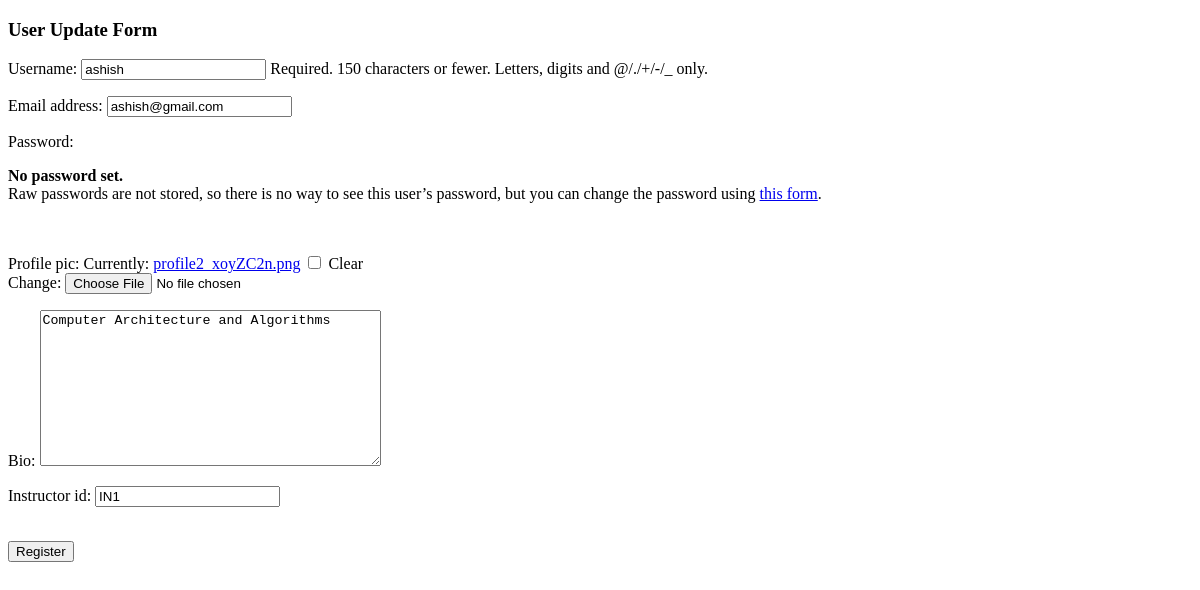
The page /instructor/update/ (signed in) on the database as committed earlier.
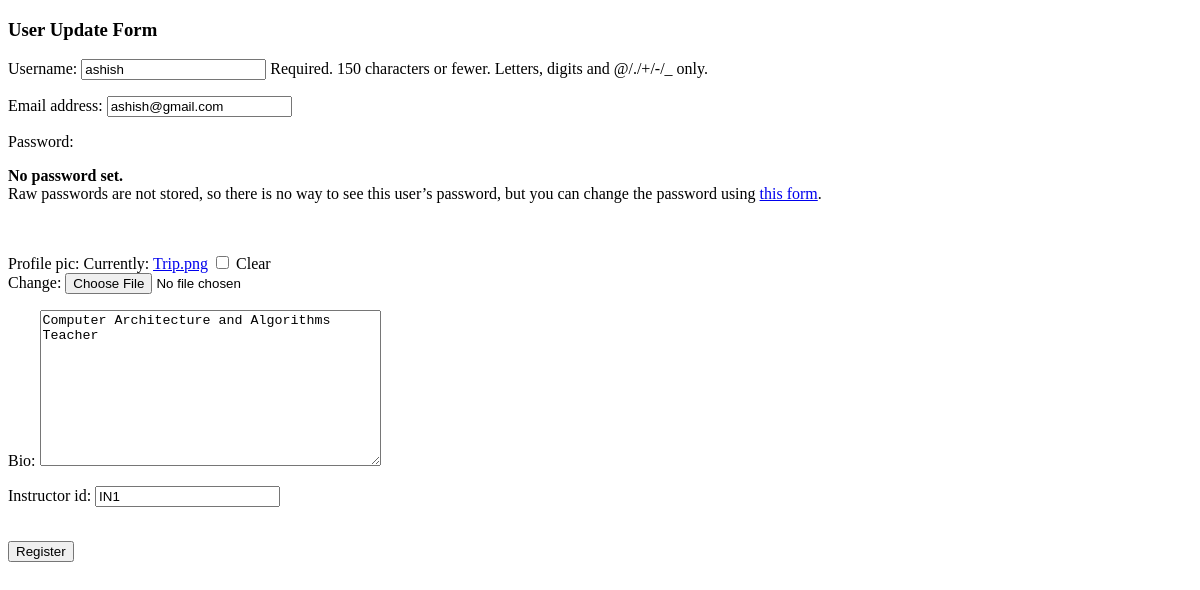
The same page on the database as committed later.
### Instructors/models.py (models this page shows, shortened)
class Instructor(models.Model):
    user = models.OneToOneField(User, on_delete=models.CASCADE, null=True,)
    bio = models.TextField(max_length=500, blank=True)
    instructor_id = models.CharField(max_length=20)
    profile_pic = models.ImageField(null=True, blank=True)

### Instructors/views.py (the view)
# urls.py: path('update/', instructor_update, name='update_instructor')
@login_required(login_url='/login/')
def instructor_update(request):
  if request.method == 'POST':
    form_user = UserUpdateForm(request.POST, instance=request.user)
    form_instructor = InstructorRegisterForm(request.POST, request.FILES, instance=request.user.instructor)
    if form_user.is_valid() and form_instructor.is_valid():
      user = form_user.save()
      instructor = form_instructor.save()
      return HttpResponse('Instructor save is successful')
  else:
    form1 = UserUpdateForm(instance=request.user)
    form2 = InstructorRegisterForm(instance=request.user.instructor)
  return render(request, 'register.html', {'form1':form1, 'form2':form2, 'title': 'Update'})

### Instructors/forms.py
class UserUpdateForm(UserChangeForm):
  class Meta:
    model = User
    fields = ['username', 'email', ]

class InstructorRegisterForm(forms.ModelForm):
    class Meta:
        model = Instructor
        fields = ('profile_pic','bio', 'instructor_id')

### templates/register.html (shortened to what this page needs)
<!DOCTYPE html>
<html lang="en">
  <head>
  </head>
  <body>
    {% if title %}
    <h3>User Update Form</h3>
    {% else %}
    <h3>Register Instructor Form</h3>
    {% endif %}
    <form action="" method="post" enctype="multipart/form-data">
      {% csrf_token %} {{form1.as_p}} <br />
      {{form2.as_p}}
      <br />
      <button type="submit">Register</button>
    </form>
  </body>
</html>

Rows that differ between the two databases and show on the page:
changed Instructor "IN1": bio "Computer Architecture and Algorithms" → "Computer Architecture and Algorithms Teacher"
Other text that changed with them:
text no longer shown: "Profile pic: Currently: profile2_xoyZC2n.png Clear Change: Bio: Instructor id:"
text now shown: "Profile pic: Currently: Trip.png Clear Change: Bio: Instructor id:"
